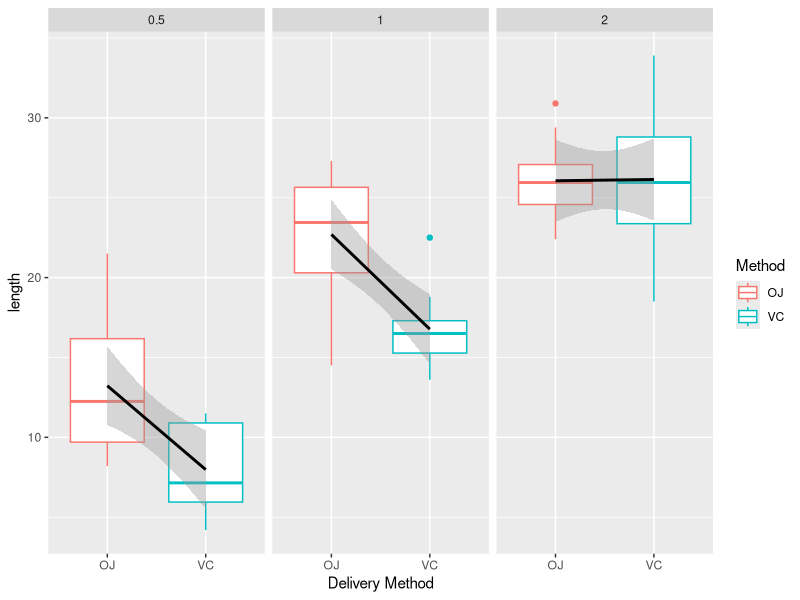
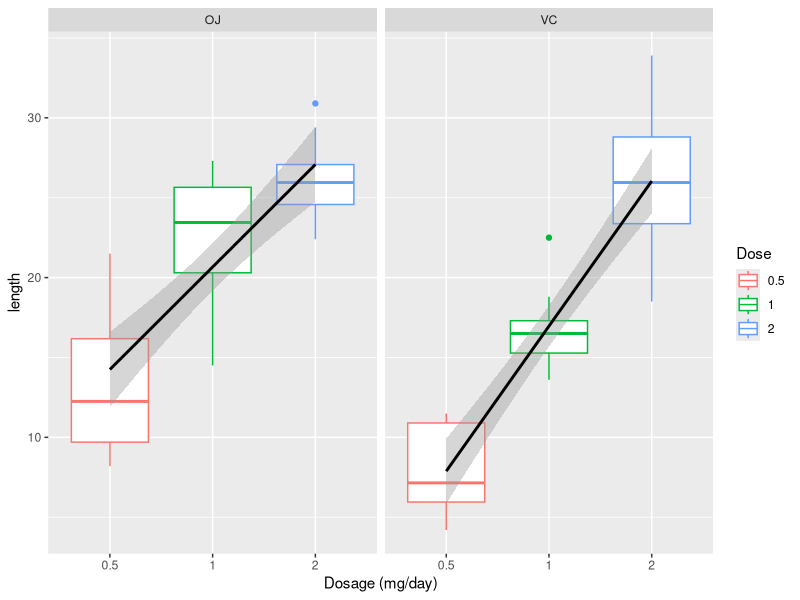

Reproduce these figures in R, in order.
## ---- chunk 1
knitr::opts_chunk$set(echo = FALSE)
## ---- chunk 2
library(datasets)
library(ggplot2)
data("ToothGrowth")
g<-ggplot(ToothGrowth, aes(supp, len)) + geom_boxplot(aes(color=supp))
g<-g+ facet_wrap(~ dose)+geom_smooth(method = "lm", se=TRUE, color="black", aes(group=1)
                                  ,level=0.95)
g+labs(x="Delivery Method",y="length",color="Method")
## ---- chunk 3

g<-ggplot(ToothGrowth, aes(as.factor(dose), len)) + geom_boxplot(aes(color=as.factor(dose)))
g<-g + facet_wrap(~ supp)+geom_smooth(method = "lm", se=TRUE, color="black", aes(group=1)
                                   ,level=0.95)
g+labs(x="Dosage (mg/day)",y="length",color="Dose")
## ---- chunk 4
d1s1<-ToothGrowth[ToothGrowth$supp=="OJ"&ToothGrowth$dose==0.5,]$len
d1s2<-ToothGrowth[ToothGrowth$supp=="VC"&ToothGrowth$dose==0.5,]$len
d2s1<-ToothGrowth[ToothGrowth$supp=="OJ"&ToothGrowth$dose==1,]$len
d2s2<-ToothGrowth[ToothGrowth$supp=="VC"&ToothGrowth$dose==1,]$len
d3s1<-ToothGrowth[ToothGrowth$supp=="OJ"&ToothGrowth$dose==2,]$len
d3s2<-ToothGrowth[ToothGrowth$supp=="VC"&ToothGrowth$dose==2,]$len
## ---- chunk 5
D1<-t.test(d1s1,d1s2,paired=FALSE,var.equal = FALSE,alternative="greater")
D2<-t.test(d2s1,d2s2,paired=FALSE,var.equal = FALSE,alternative="greater")
D3<-t.test(d3s1,d3s2,paired=FALSE,var.equal = FALSE,alternative="greater")
## ---- chunk 6
S1<-t.test(d3s1,d2s1,paired=FALSE,var.equal = FALSE,alternative="greater")
S2<-t.test(d2s1,d1s1,paired=FALSE,var.equal = FALSE,alternative="greater")
S3<-t.test(d3s1,d1s1,paired=FALSE,var.equal = FALSE,alternative="greater")
S4<-t.test(d3s2,d2s2,paired=FALSE,var.equal = FALSE,alternative="greater")
S5<-t.test(d2s2,d1s2,paired=FALSE,var.equal = FALSE,alternative="greater")
S6<-t.test(d3s2,d1s2,paired=FALSE,var.equal = FALSE,alternative="greater")
